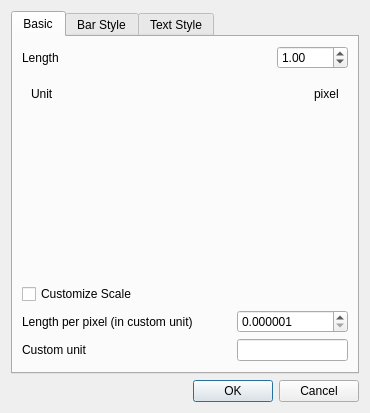
<?xml version="1.0" encoding="UTF-8"?>
<ui version="4.0">
 <class>Dialog</class>
 <widget class="QDialog" name="Dialog">
  <property name="geometry">
   <rect>
    <x>0</x>
    <y>0</y>
    <width>370</width>
    <height>348</height>
   </rect>
  </property>
  <property name="windowTitle">
   <string>Dialog</string>
  </property>
  <layout class="QVBoxLayout" name="verticalLayout_11">
   <item>
    <widget class="QTabWidget" name="tabWidget">
     <property name="currentIndex">
      <number>0</number>
     </property>
     <widget class="QWidget" name="tab_basic">
      <attribute name="title">
       <string>Basic</string>
      </attribute>
      <layout class="QVBoxLayout" name="verticalLayout_5">
       <item>
        <layout class="QHBoxLayout" name="horizontalLayout_4">
         <item>
          <widget class="QLabel" name="label">
           <property name="text">
            <string>Length</string>
           </property>
          </widget>
         </item>
         <item>
          <spacer name="horizontalSpacer_4">
           <property name="orientation">
            <enum>Qt::Horizontal</enum>
           </property>
           <property name="sizeHint" stdset="0">
            <size>
             <width>40</width>
             <height>20</height>
            </size>
           </property>
          </spacer>
         </item>
         <item>
          <widget class="QDoubleSpinBox" name="doubleSpinBox_bar_length">
           <property name="minimum">
            <double>0.010000000000000</double>
           </property>
           <property name="maximum">
            <double>9999.989999999999782</double>
           </property>
           <property name="value">
            <double>1.000000000000000</double>
           </property>
          </widget>
         </item>
        </layout>
       </item>
       <item>
        <widget class="QStackedWidget" name="stackedWidget">
         <property name="sizePolicy">
          <sizepolicy hsizetype="Preferred" vsizetype="Minimum">
           <horstretch>0</horstretch>
           <verstretch>0</verstretch>
          </sizepolicy>
         </property>
         <property name="currentIndex">
          <number>2</number>
         </property>
         <widget class="QWidget" name="page_basic_reciprocal_space">
          <layout class="QVBoxLayout" name="verticalLayout">
           <property name="leftMargin">
            <number>0</number>
           </property>
           <property name="rightMargin">
            <number>0</number>
           </property>
           <item>
            <layout class="QHBoxLayout" name="horizontalLayout_2">
             <item>
              <widget class="QLabel" name="label_25">
               <property name="text">
                <string>Unit</string>
               </property>
              </widget>
             </item>
             <item>
              <spacer name="horizontalSpacer_5">
               <property name="orientation">
                <enum>Qt::Horizontal</enum>
               </property>
               <property name="sizeHint" stdset="0">
                <size>
                 <width>40</width>
                 <height>20</height>
                </size>
               </property>
              </spacer>
             </item>
             <item>
              <widget class="QComboBox" name="comboBox_reciprocal_unit">
               <property name="currentIndex">
                <number>0</number>
               </property>
               <item>
                <property name="text">
                 <string>m⁻¹</string>
                </property>
               </item>
               <item>
                <property name="text">
                 <string>mm⁻¹</string>
                </property>
               </item>
               <item>
                <property name="text">
                 <string>μm⁻¹</string>
                </property>
               </item>
               <item>
                <property name="text">
                 <string>nm⁻¹</string>
                </property>
               </item>
               <item>
                <property name="text">
                 <string>Å⁻¹</string>
                </property>
               </item>
              </widget>
             </item>
            </layout>
           </item>
           <item>
            <spacer name="verticalSpacer">
             <property name="orientation">
              <enum>Qt::Vertical</enum>
             </property>
             <property name="sizeHint" stdset="0">
              <size>
               <width>20</width>
               <height>163</height>
              </size>
             </property>
            </spacer>
           </item>
          </layout>
         </widget>
         <widget class="QWidget" name="page_basic_real_space">
          <layout class="QVBoxLayout" name="verticalLayout_2">
           <property name="leftMargin">
            <number>0</number>
           </property>
           <property name="rightMargin">
            <number>0</number>
           </property>
           <item>
            <layout class="QHBoxLayout" name="horizontalLayout">
             <item>
              <widget class="QLabel" name="label_6">
               <property name="text">
                <string>Unit</string>
               </property>
              </widget>
             </item>
             <item>
              <spacer name="horizontalSpacer">
               <property name="orientation">
                <enum>Qt::Horizontal</enum>
               </property>
               <property name="sizeHint" stdset="0">
                <size>
                 <width>40</width>
                 <height>20</height>
                </size>
               </property>
              </spacer>
             </item>
             <item>
              <widget class="QComboBox" name="comboBox_real_length_unit">
               <property name="currentIndex">
                <number>3</number>
               </property>
               <item>
                <property name="text">
                 <string>m</string>
                </property>
               </item>
               <item>
                <property name="text">
                 <string>mm</string>
                </property>
               </item>
               <item>
                <property name="text">
                 <string>μm</string>
                </property>
               </item>
               <item>
                <property name="text">
                 <string>nm</string>
                </property>
               </item>
               <item>
                <property name="text">
                 <string>Å</string>
                </property>
               </item>
              </widget>
             </item>
            </layout>
           </item>
           <item>
            <spacer name="verticalSpacer_2">
             <property name="orientation">
              <enum>Qt::Vertical</enum>
             </property>
             <property name="sizeHint" stdset="0">
              <size>
               <width>20</width>
               <height>163</height>
              </size>
             </property>
            </spacer>
           </item>
          </layout>
         </widget>
         <widget class="QWidget" name="page">
          <layout class="QVBoxLayout" name="verticalLayout_24">
           <item>
            <layout class="QHBoxLayout" name="horizontalLayout_12">
             <item>
              <widget class="QLabel" name="label_22">
               <property name="text">
                <string>Unit</string>
               </property>
              </widget>
             </item>
             <item>
              <spacer name="horizontalSpacer_3">
               <property name="orientation">
                <enum>Qt::Horizontal</enum>
               </property>
               <property name="sizeHint" stdset="0">
                <size>
                 <width>40</width>
                 <height>20</height>
                </size>
               </property>
              </spacer>
             </item>
             <item>
              <widget class="QLabel" name="label_28">
               <property name="text">
                <string>pixel</string>
               </property>
              </widget>
             </item>
            </layout>
           </item>
           <item>
            <spacer name="verticalSpacer_9">
             <property name="orientation">
              <enum>Qt::Vertical</enum>
             </property>
             <property name="sizeHint" stdset="0">
              <size>
               <width>20</width>
               <height>41</height>
              </size>
             </property>
            </spacer>
           </item>
          </layout>
         </widget>
        </widget>
       </item>
       <item>
        <layout class="QHBoxLayout" name="horizontalLayout_3">
         <item>
          <widget class="QCheckBox" name="checkBox_customize_scale">
           <property name="text">
            <string>Customize Scale</string>
           </property>
          </widget>
         </item>
         <item>
          <spacer name="horizontalSpacer_8">
           <property name="orientation">
            <enum>Qt::Horizontal</enum>
           </property>
           <property name="sizeHint" stdset="0">
            <size>
             <width>40</width>
             <height>20</height>
            </size>
           </property>
          </spacer>
         </item>
        </layout>
       </item>
       <item>
        <layout class="QHBoxLayout" name="horizontalLayout_5">
         <item>
          <layout class="QVBoxLayout" name="verticalLayout_3">
           <item>
            <widget class="QLabel" name="label_9">
             <property name="text">
              <string>Length per pixel (in custom unit)</string>
             </property>
            </widget>
           </item>
           <item>
            <widget class="QLabel" name="label_8">
             <property name="text">
              <string>Custom unit</string>
             </property>
            </widget>
           </item>
          </layout>
         </item>
         <item>
          <spacer name="horizontalSpacer_7">
           <property name="orientation">
            <enum>Qt::Horizontal</enum>
           </property>
           <property name="sizeHint" stdset="0">
            <size>
             <width>13</width>
             <height>17</height>
            </size>
           </property>
          </spacer>
         </item>
         <item>
          <layout class="QVBoxLayout" name="verticalLayout_4">
           <item>
            <widget class="QDoubleSpinBox" name="doubleSpinBox_length_per_pixel">
             <property name="decimals">
              <number>6</number>
             </property>
             <property name="minimum">
              <double>0.000001000000000</double>
             </property>
             <property name="maximum">
              <double>99999999.000000000000000</double>
             </property>
            </widget>
           </item>
           <item>
            <widget class="QLineEdit" name="lineEdit_custom_unit"/>
           </item>
          </layout>
         </item>
        </layout>
       </item>
       <item>
        <spacer name="verticalSpacer_3">
         <property name="orientation">
          <enum>Qt::Vertical</enum>
         </property>
         <property name="sizeHint" stdset="0">
          <size>
           <width>20</width>
           <height>41</height>
          </size>
         </property>
        </spacer>
       </item>
      </layout>
     </widget>
     <widget class="QWidget" name="tab_style">
      <attribute name="title">
       <string>Bar Style</string>
      </attribute>
      <layout class="QVBoxLayout" name="verticalLayout_6">
       <item>
        <layout class="QHBoxLayout" name="horizontalLayout_7">
         <item>
          <widget class="QLabel" name="label_19">
           <property name="text">
            <string>Bar (rectangle patch) style</string>
           </property>
          </widget>
         </item>
         <item>
          <spacer name="horizontalSpacer_16">
           <property name="orientation">
            <enum>Qt::Horizontal</enum>
           </property>
           <property name="sizeHint" stdset="0">
            <size>
             <width>40</width>
             <height>20</height>
            </size>
           </property>
          </spacer>
         </item>
        </layout>
       </item>
       <item>
        <layout class="QGridLayout" name="gridLayout_2">
         <item row="0" column="0">
          <widget class="QLabel" name="label_2">
           <property name="text">
            <string>Width</string>
           </property>
          </widget>
         </item>
         <item row="0" column="1">
          <spacer name="horizontalSpacer_9">
           <property name="orientation">
            <enum>Qt::Horizontal</enum>
           </property>
           <property name="sizeHint" stdset="0">
            <size>
             <width>40</width>
             <height>20</height>
            </size>
           </property>
          </spacer>
         </item>
         <item row="0" column="2">
          <widget class="QDoubleSpinBox" name="doubleSpinBox_bar_width"/>
         </item>
         <item row="1" column="0">
          <widget class="QLabel" name="label_4">
           <property name="text">
            <string>Location</string>
           </property>
          </widget>
         </item>
         <item row="1" column="1">
          <spacer name="horizontalSpacer_10">
           <property name="orientation">
            <enum>Qt::Horizontal</enum>
           </property>
           <property name="sizeHint" stdset="0">
            <size>
             <width>40</width>
             <height>20</height>
            </size>
           </property>
          </spacer>
         </item>
         <item row="1" column="2">
          <widget class="QComboBox" name="comboBox_bar_location">
           <item>
            <property name="text">
             <string>upper left</string>
            </property>
           </item>
           <item>
            <property name="text">
             <string>upper</string>
            </property>
           </item>
           <item>
            <property name="text">
             <string>upper right</string>
            </property>
           </item>
           <item>
            <property name="text">
             <string>left</string>
            </property>
           </item>
           <item>
            <property name="text">
             <string>middle</string>
            </property>
           </item>
           <item>
            <property name="text">
             <string>right</string>
            </property>
           </item>
           <item>
            <property name="text">
             <string>bottom left</string>
            </property>
           </item>
           <item>
            <property name="text">
             <string>bottom</string>
            </property>
           </item>
           <item>
            <property name="text">
             <string>bottom right</string>
            </property>
           </item>
           <item>
            <property name="text">
             <string>custom location</string>
            </property>
           </item>
          </widget>
         </item>
         <item row="2" column="0">
          <widget class="QLabel" name="label_14">
           <property name="text">
            <string>  i-index</string>
           </property>
          </widget>
         </item>
         <item row="2" column="1">
          <spacer name="horizontalSpacer_11">
           <property name="orientation">
            <enum>Qt::Horizontal</enum>
           </property>
           <property name="sizeHint" stdset="0">
            <size>
             <width>40</width>
             <height>20</height>
            </size>
           </property>
          </spacer>
         </item>
         <item row="2" column="2">
          <widget class="QDoubleSpinBox" name="doubleSpinBox_bar_location_i"/>
         </item>
         <item row="3" column="0">
          <widget class="QLabel" name="label_15">
           <property name="text">
            <string>  j-index</string>
           </property>
          </widget>
         </item>
         <item row="3" column="1">
          <spacer name="horizontalSpacer_12">
           <property name="orientation">
            <enum>Qt::Horizontal</enum>
           </property>
           <property name="sizeHint" stdset="0">
            <size>
             <width>40</width>
             <height>20</height>
            </size>
           </property>
          </spacer>
         </item>
         <item row="3" column="2">
          <widget class="QDoubleSpinBox" name="doubleSpinBox_bar_location_j"/>
         </item>
         <item row="4" column="0">
          <widget class="QLabel" name="label_20">
           <property name="text">
            <string>Rotation (deg)</string>
           </property>
          </widget>
         </item>
         <item row="4" column="1">
          <spacer name="horizontalSpacer_13">
           <property name="orientation">
            <enum>Qt::Horizontal</enum>
           </property>
           <property name="sizeHint" stdset="0">
            <size>
             <width>40</width>
             <height>20</height>
            </size>
           </property>
          </spacer>
         </item>
         <item row="4" column="2">
          <widget class="QSpinBox" name="spinBox_bar_rotation">
           <property name="minimum">
            <number>-360</number>
           </property>
           <property name="maximum">
            <number>360</number>
           </property>
          </widget>
         </item>
         <item row="5" column="0">
          <widget class="QLabel" name="label_3">
           <property name="text">
            <string>Color</string>
           </property>
          </widget>
         </item>
         <item row="5" column="1">
          <spacer name="horizontalSpacer_14">
           <property name="orientation">
            <enum>Qt::Horizontal</enum>
           </property>
           <property name="sizeHint" stdset="0">
            <size>
             <width>40</width>
             <height>20</height>
            </size>
           </property>
          </spacer>
         </item>
         <item row="5" column="2">
          <widget class="QComboBox" name="comboBox_bar_color">
           <item>
            <property name="text">
             <string>black</string>
            </property>
           </item>
           <item>
            <property name="text">
             <string>blue</string>
            </property>
           </item>
           <item>
            <property name="text">
             <string>brown</string>
            </property>
           </item>
           <item>
            <property name="text">
             <string>cyan</string>
            </property>
           </item>
           <item>
            <property name="text">
             <string>gray</string>
            </property>
           </item>
           <item>
            <property name="text">
             <string>green</string>
            </property>
           </item>
           <item>
            <property name="text">
             <string>orange</string>
            </property>
           </item>
           <item>
            <property name="text">
             <string>pink</string>
            </property>
           </item>
           <item>
            <property name="text">
             <string>red</string>
            </property>
           </item>
           <item>
            <property name="text">
             <string>olive</string>
            </property>
           </item>
           <item>
            <property name="text">
             <string>purple</string>
            </property>
           </item>
           <item>
            <property name="text">
             <string>white</string>
            </property>
           </item>
          </widget>
         </item>
         <item row="6" column="0">
          <widget class="QLabel" name="label_5">
           <property name="text">
            <string>Alpha (transparency)</string>
           </property>
          </widget>
         </item>
         <item row="6" column="1">
          <spacer name="horizontalSpacer_15">
           <property name="orientation">
            <enum>Qt::Horizontal</enum>
           </property>
           <property name="sizeHint" stdset="0">
            <size>
             <width>40</width>
             <height>20</height>
            </size>
           </property>
          </spacer>
         </item>
         <item row="6" column="2">
          <widget class="QDoubleSpinBox" name="doubleSpinBox_bar_alpha">
           <property name="maximum">
            <double>1.000000000000000</double>
           </property>
           <property name="singleStep">
            <double>0.100000000000000</double>
           </property>
           <property name="value">
            <double>1.000000000000000</double>
           </property>
          </widget>
         </item>
        </layout>
       </item>
       <item>
        <spacer name="verticalSpacer_6">
         <property name="orientation">
          <enum>Qt::Vertical</enum>
         </property>
         <property name="sizeHint" stdset="0">
          <size>
           <width>20</width>
           <height>9</height>
          </size>
         </property>
        </spacer>
       </item>
       <item>
        <widget class="QCheckBox" name="checkBox_bar_visible">
         <property name="text">
          <string>Scale bar visible</string>
         </property>
        </widget>
       </item>
      </layout>
     </widget>
     <widget class="QWidget" name="tab_text">
      <attribute name="title">
       <string>Text Style</string>
      </attribute>
      <layout class="QVBoxLayout" name="verticalLayout_23">
       <item>
        <widget class="QTabWidget" name="tabWidget_2">
         <property name="currentIndex">
          <number>0</number>
         </property>
         <widget class="QWidget" name="tab_text_location">
          <attribute name="title">
           <string>Location</string>
          </attribute>
          <layout class="QVBoxLayout" name="verticalLayout_14">
           <item>
            <layout class="QVBoxLayout" name="verticalLayout_9">
             <item>
              <layout class="QHBoxLayout" name="horizontalLayout_9">
               <item>
                <widget class="QLabel" name="label_10">
                 <property name="text">
                  <string>Location</string>
                 </property>
                </widget>
               </item>
               <item>
                <spacer name="horizontalSpacer_18">
                 <property name="orientation">
                  <enum>Qt::Horizontal</enum>
                 </property>
                 <property name="sizeHint" stdset="0">
                  <size>
                   <width>40</width>
                   <height>20</height>
                  </size>
                 </property>
                </spacer>
               </item>
               <item>
                <widget class="QCheckBox" name="checkBox_text_follow_bar">
                 <property name="text">
                  <string>Location following scale bar</string>
                 </property>
                </widget>
               </item>
              </layout>
             </item>
             <item>
              <layout class="QHBoxLayout" name="horizontalLayout_10">
               <item>
                <layout class="QVBoxLayout" name="verticalLayout_7">
                 <item>
                  <widget class="QLabel" name="label_13">
                   <property name="text">
                    <string>  i-index</string>
                   </property>
                  </widget>
                 </item>
                 <item>
                  <widget class="QLabel" name="label_16">
                   <property name="text">
                    <string>  j-index</string>
                   </property>
                  </widget>
                 </item>
                </layout>
               </item>
               <item>
                <spacer name="horizontalSpacer_19">
                 <property name="orientation">
                  <enum>Qt::Horizontal</enum>
                 </property>
                 <property name="sizeHint" stdset="0">
                  <size>
                   <width>40</width>
                   <height>20</height>
                  </size>
                 </property>
                </spacer>
               </item>
               <item>
                <layout class="QVBoxLayout" name="verticalLayout_8">
                 <item>
                  <widget class="QDoubleSpinBox" name="doubleSpinBox_text_location_i">
                   <property name="maximum">
                    <double>999999.989999999990687</double>
                   </property>
                  </widget>
                 </item>
                 <item>
                  <widget class="QDoubleSpinBox" name="doubleSpinBox_text_location_j">
                   <property name="maximum">
                    <double>999999.989999999990687</double>
                   </property>
                  </widget>
                 </item>
                </layout>
               </item>
              </layout>
             </item>
            </layout>
           </item>
           <item>
            <layout class="QHBoxLayout" name="horizontalLayout_6">
             <item>
              <layout class="QVBoxLayout" name="verticalLayout_10">
               <item>
                <widget class="QLabel" name="label_11">
                 <property name="text">
                  <string>Horizontal alignment</string>
                 </property>
                </widget>
               </item>
               <item>
                <widget class="QLabel" name="label_12">
                 <property name="text">
                  <string>Vertical alignment</string>
                 </property>
                </widget>
               </item>
               <item>
                <widget class="QLabel" name="label_17">
                 <property name="text">
                  <string>Rotation</string>
                 </property>
                </widget>
               </item>
              </layout>
             </item>
             <item>
              <layout class="QVBoxLayout" name="verticalLayout_12">
               <item>
                <spacer name="horizontalSpacer_21">
                 <property name="orientation">
                  <enum>Qt::Horizontal</enum>
                 </property>
                 <property name="sizeHint" stdset="0">
                  <size>
                   <width>40</width>
                   <height>20</height>
                  </size>
                 </property>
                </spacer>
               </item>
               <item>
                <spacer name="horizontalSpacer_22">
                 <property name="orientation">
                  <enum>Qt::Horizontal</enum>
                 </property>
                 <property name="sizeHint" stdset="0">
                  <size>
                   <width>40</width>
                   <height>20</height>
                  </size>
                 </property>
                </spacer>
               </item>
               <item>
                <spacer name="horizontalSpacer_23">
                 <property name="orientation">
                  <enum>Qt::Horizontal</enum>
                 </property>
                 <property name="sizeHint" stdset="0">
                  <size>
                   <width>40</width>
                   <height>20</height>
                  </size>
                 </property>
                </spacer>
               </item>
              </layout>
             </item>
             <item>
              <layout class="QVBoxLayout" name="verticalLayout_13">
               <item>
                <widget class="QComboBox" name="comboBox_text_ha">
                 <item>
                  <property name="text">
                   <string>left</string>
                  </property>
                 </item>
                 <item>
                  <property name="text">
                   <string>center</string>
                  </property>
                 </item>
                 <item>
                  <property name="text">
                   <string>right</string>
                  </property>
                 </item>
                </widget>
               </item>
               <item>
                <widget class="QComboBox" name="comboBox_text_va">
                 <item>
                  <property name="text">
                   <string>top</string>
                  </property>
                 </item>
                 <item>
                  <property name="text">
                   <string>center</string>
                  </property>
                 </item>
                 <item>
                  <property name="text">
                   <string>baseline</string>
                  </property>
                 </item>
                 <item>
                  <property name="text">
                   <string>bottom</string>
                  </property>
                 </item>
                </widget>
               </item>
               <item>
                <widget class="QSpinBox" name="spinBox_text_rotation">
                 <property name="minimum">
                  <number>-360</number>
                 </property>
                 <property name="maximum">
                  <number>360</number>
                 </property>
                </widget>
               </item>
              </layout>
             </item>
            </layout>
           </item>
           <item>
            <spacer name="verticalSpacer_8">
             <property name="orientation">
              <enum>Qt::Vertical</enum>
             </property>
             <property name="sizeHint" stdset="0">
              <size>
               <width>20</width>
               <height>41</height>
              </size>
             </property>
            </spacer>
           </item>
          </layout>
         </widget>
         <widget class="QWidget" name="tab_text_font">
          <attribute name="title">
           <string>Font</string>
          </attribute>
          <layout class="QVBoxLayout" name="verticalLayout_17">
           <item>
            <layout class="QHBoxLayout" name="horizontalLayout_13">
             <item>
              <layout class="QVBoxLayout" name="verticalLayout_15">
               <item>
                <widget class="QLabel" name="label_26">
                 <property name="text">
                  <string>Font family</string>
                 </property>
                </widget>
               </item>
               <item>
                <widget class="QLabel" name="label_21">
                 <property name="text">
                  <string>Font size (pt)</string>
                 </property>
                </widget>
               </item>
               <item>
                <widget class="QLabel" name="label_30">
                 <property name="text">
                  <string>Font style</string>
                 </property>
                </widget>
               </item>
               <item>
                <widget class="QLabel" name="label_18">
                 <property name="text">
                  <string>Color</string>
                 </property>
                </widget>
               </item>
               <item>
                <widget class="QLabel" name="label_7">
                 <property name="text">
                  <string>Text alpha (transparency)</string>
                 </property>
                </widget>
               </item>
              </layout>
             </item>
             <item>
              <spacer name="horizontalSpacer_24">
               <property name="orientation">
                <enum>Qt::Horizontal</enum>
               </property>
               <property name="sizeHint" stdset="0">
                <size>
                 <width>40</width>
                 <height>20</height>
                </size>
               </property>
              </spacer>
             </item>
             <item>
              <layout class="QVBoxLayout" name="verticalLayout_16">
               <item>
                <widget class="QComboBox" name="comboBox_text_font_family">
                 <property name="currentIndex">
                  <number>0</number>
                 </property>
                 <item>
                  <property name="text">
                   <string>cursive</string>
                  </property>
                 </item>
                 <item>
                  <property name="text">
                   <string>fantasy</string>
                  </property>
                 </item>
                 <item>
                  <property name="text">
                   <string>monospace</string>
                  </property>
                 </item>
                 <item>
                  <property name="text">
                   <string>sans-serif</string>
                  </property>
                 </item>
                 <item>
                  <property name="text">
                   <string>serif</string>
                  </property>
                 </item>
                </widget>
               </item>
               <item>
                <widget class="QSpinBox" name="spinBox_text_font_size">
                 <property name="value">
                  <number>12</number>
                 </property>
                </widget>
               </item>
               <item>
                <widget class="QComboBox" name="comboBox_text_font_style">
                 <item>
                  <property name="text">
                   <string>normal</string>
                  </property>
                 </item>
                 <item>
                  <property name="text">
                   <string>italic</string>
                  </property>
                 </item>
                 <item>
                  <property name="text">
                   <string>oblique</string>
                  </property>
                 </item>
                </widget>
               </item>
               <item>
                <widget class="QComboBox" name="comboBox_text_color">
                 <item>
                  <property name="text">
                   <string>black</string>
                  </property>
                 </item>
                 <item>
                  <property name="text">
                   <string>blue</string>
                  </property>
                 </item>
                 <item>
                  <property name="text">
                   <string>brown</string>
                  </property>
                 </item>
                 <item>
                  <property name="text">
                   <string>cyan</string>
                  </property>
                 </item>
                 <item>
                  <property name="text">
                   <string>gray</string>
                  </property>
                 </item>
                 <item>
                  <property name="text">
                   <string>green</string>
                  </property>
                 </item>
                 <item>
                  <property name="text">
                   <string>orange</string>
                  </property>
                 </item>
                 <item>
                  <property name="text">
                   <string>pink</string>
                  </property>
                 </item>
                 <item>
                  <property name="text">
                   <string>red</string>
                  </property>
                 </item>
                 <item>
                  <property name="text">
                   <string>olive</string>
                  </property>
                 </item>
                 <item>
                  <property name="text">
                   <string>purple</string>
                  </property>
                 </item>
                 <item>
                  <property name="text">
                   <string>white</string>
                  </property>
                 </item>
                </widget>
               </item>
               <item>
                <widget class="QDoubleSpinBox" name="doubleSpinBox_text_alpha">
                 <property name="maximum">
                  <double>1.000000000000000</double>
                 </property>
                 <property name="singleStep">
                  <double>0.010000000000000</double>
                 </property>
                 <property name="value">
                  <double>1.000000000000000</double>
                 </property>
                </widget>
               </item>
              </layout>
             </item>
            </layout>
           </item>
           <item>
            <spacer name="verticalSpacer_5">
             <property name="orientation">
              <enum>Qt::Vertical</enum>
             </property>
             <property name="sizeHint" stdset="0">
              <size>
               <width>20</width>
               <height>32</height>
              </size>
             </property>
            </spacer>
           </item>
          </layout>
         </widget>
         <widget class="QWidget" name="tab_text_bg">
          <attribute name="title">
           <string>Background</string>
          </attribute>
          <layout class="QVBoxLayout" name="verticalLayout_22">
           <item>
            <layout class="QHBoxLayout" name="horizontalLayout_15">
             <item>
              <widget class="QCheckBox" name="checkBox_text_bg_fill_visible">
               <property name="text">
                <string>Background visible</string>
               </property>
              </widget>
             </item>
             <item>
              <spacer name="horizontalSpacer_25">
               <property name="orientation">
                <enum>Qt::Horizontal</enum>
               </property>
               <property name="sizeHint" stdset="0">
                <size>
                 <width>40</width>
                 <height>20</height>
                </size>
               </property>
              </spacer>
             </item>
            </layout>
           </item>
           <item>
            <layout class="QHBoxLayout" name="horizontalLayout_16">
             <item>
              <layout class="QVBoxLayout" name="verticalLayout_18">
               <item>
                <widget class="QLabel" name="label_23">
                 <property name="text">
                  <string>Color</string>
                 </property>
                </widget>
               </item>
               <item>
                <widget class="QLabel" name="label_24">
                 <property name="text">
                  <string>Alpha (transparency)</string>
                 </property>
                </widget>
               </item>
              </layout>
             </item>
             <item>
              <spacer name="horizontalSpacer_27">
               <property name="orientation">
                <enum>Qt::Horizontal</enum>
               </property>
               <property name="sizeHint" stdset="0">
                <size>
                 <width>40</width>
                 <height>20</height>
                </size>
               </property>
              </spacer>
             </item>
             <item>
              <layout class="QVBoxLayout" name="verticalLayout_19">
               <item>
                <widget class="QComboBox" name="comboBox_text_bg_fill_color">
                 <item>
                  <property name="text">
                   <string>black</string>
                  </property>
                 </item>
                 <item>
                  <property name="text">
                   <string>blue</string>
                  </property>
                 </item>
                 <item>
                  <property name="text">
                   <string>brown</string>
                  </property>
                 </item>
                 <item>
                  <property name="text">
                   <string>cyan</string>
                  </property>
                 </item>
                 <item>
                  <property name="text">
                   <string>gray</string>
                  </property>
                 </item>
                 <item>
                  <property name="text">
                   <string>green</string>
                  </property>
                 </item>
                 <item>
                  <property name="text">
                   <string>orange</string>
                  </property>
                 </item>
                 <item>
                  <property name="text">
                   <string>pink</string>
                  </property>
                 </item>
                 <item>
                  <property name="text">
                   <string>red</string>
                  </property>
                 </item>
                 <item>
                  <property name="text">
                   <string>olive</string>
                  </property>
                 </item>
                 <item>
                  <property name="text">
                   <string>purple</string>
                  </property>
                 </item>
                 <item>
                  <property name="text">
                   <string>white</string>
                  </property>
                 </item>
                </widget>
               </item>
               <item>
                <widget class="QDoubleSpinBox" name="doubleSpinBox_text_bg_fill_alpha">
                 <property name="maximum">
                  <double>1.000000000000000</double>
                 </property>
                 <property name="singleStep">
                  <double>0.010000000000000</double>
                 </property>
                 <property name="value">
                  <double>1.000000000000000</double>
                 </property>
                </widget>
               </item>
              </layout>
             </item>
            </layout>
           </item>
           <item>
            <layout class="QHBoxLayout" name="horizontalLayout_18">
             <item>
              <layout class="QVBoxLayout" name="verticalLayout_20">
               <item>
                <widget class="QLabel" name="label_27">
                 <property name="text">
                  <string>Edge color</string>
                 </property>
                </widget>
               </item>
               <item>
                <widget class="QLabel" name="label_29">
                 <property name="text">
                  <string>Edge width</string>
                 </property>
                </widget>
               </item>
              </layout>
             </item>
             <item>
              <spacer name="horizontalSpacer_28">
               <property name="orientation">
                <enum>Qt::Horizontal</enum>
               </property>
               <property name="sizeHint" stdset="0">
                <size>
                 <width>40</width>
                 <height>20</height>
                </size>
               </property>
              </spacer>
             </item>
             <item>
              <layout class="QVBoxLayout" name="verticalLayout_21">
               <item>
                <widget class="QComboBox" name="comboBox_text_bg_edge_color">
                 <item>
                  <property name="text">
                   <string>black</string>
                  </property>
                 </item>
                 <item>
                  <property name="text">
                   <string>blue</string>
                  </property>
                 </item>
                 <item>
                  <property name="text">
                   <string>brown</string>
                  </property>
                 </item>
                 <item>
                  <property name="text">
                   <string>cyan</string>
                  </property>
                 </item>
                 <item>
                  <property name="text">
                   <string>gray</string>
                  </property>
                 </item>
                 <item>
                  <property name="text">
                   <string>green</string>
                  </property>
                 </item>
                 <item>
                  <property name="text">
                   <string>orange</string>
                  </property>
                 </item>
                 <item>
                  <property name="text">
                   <string>pink</string>
                  </property>
                 </item>
                 <item>
                  <property name="text">
                   <string>red</string>
                  </property>
                 </item>
                 <item>
                  <property name="text">
                   <string>olive</string>
                  </property>
                 </item>
                 <item>
                  <property name="text">
                   <string>purple</string>
                  </property>
                 </item>
                 <item>
                  <property name="text">
                   <string>white</string>
                  </property>
                 </item>
                </widget>
               </item>
               <item>
                <widget class="QDoubleSpinBox" name="doubleSpinBox_text_bg_edge_width"/>
               </item>
              </layout>
             </item>
            </layout>
           </item>
           <item>
            <spacer name="verticalSpacer_4">
             <property name="orientation">
              <enum>Qt::Vertical</enum>
             </property>
             <property name="sizeHint" stdset="0">
              <size>
               <width>20</width>
               <height>27</height>
              </size>
             </property>
            </spacer>
           </item>
          </layout>
         </widget>
        </widget>
       </item>
       <item>
        <spacer name="verticalSpacer_7">
         <property name="orientation">
          <enum>Qt::Vertical</enum>
         </property>
         <property name="sizeHint" stdset="0">
          <size>
           <width>20</width>
           <height>247</height>
          </size>
         </property>
        </spacer>
       </item>
       <item>
        <layout class="QHBoxLayout" name="horizontalLayout_8">
         <item>
          <widget class="QCheckBox" name="checkBox_text_visible">
           <property name="text">
            <string>Show text annotation</string>
           </property>
          </widget>
         </item>
         <item>
          <spacer name="horizontalSpacer_17">
           <property name="orientation">
            <enum>Qt::Horizontal</enum>
           </property>
           <property name="sizeHint" stdset="0">
            <size>
             <width>40</width>
             <height>20</height>
            </size>
           </property>
          </spacer>
         </item>
        </layout>
       </item>
      </layout>
     </widget>
    </widget>
   </item>
   <item>
    <layout class="QHBoxLayout" name="horizontalLayout_11">
     <item>
      <spacer name="horizontalSpacer_20">
       <property name="orientation">
        <enum>Qt::Horizontal</enum>
       </property>
       <property name="sizeHint" stdset="0">
        <size>
         <width>40</width>
         <height>20</height>
        </size>
       </property>
      </spacer>
     </item>
     <item>
      <widget class="QPushButton" name="pushButton_ok">
       <property name="text">
        <string>OK</string>
       </property>
      </widget>
     </item>
     <item>
      <widget class="QPushButton" name="pushButton_cancel">
       <property name="text">
        <string>Cancel</string>
       </property>
      </widget>
     </item>
    </layout>
   </item>
  </layout>
 </widget>
 <resources/>
 <connections/>
</ui>
